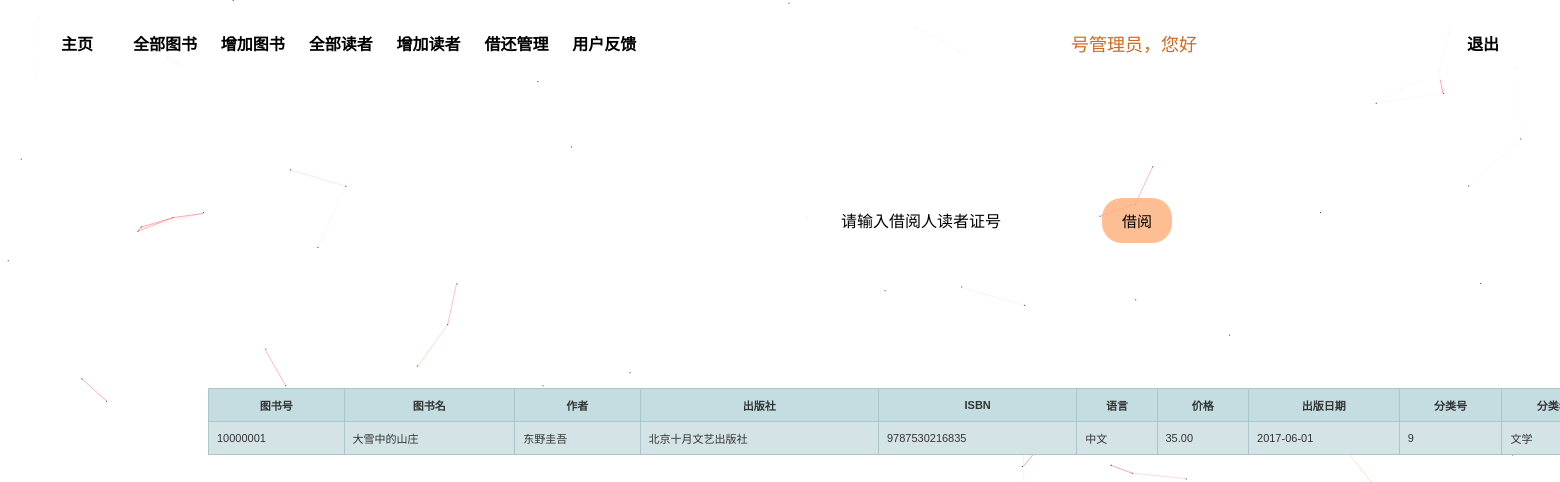
The app's page /admin_book_jiechu.php?id=10000001 with its own data.
### tables this page shows
CREATE TABLE `book_info` (
  `book_id` bigint(20) NOT NULL AUTO_INCREMENT,
  `name` varchar(50) NOT NULL,
  `author` varchar(50) NOT NULL,
  `publish` varchar(30) NOT NULL,
  `ISBN` varchar(13) NOT NULL,
  `introduction` text,
  `language` varchar(10) NOT NULL,
  `price` decimal(10,2) NOT NULL,
  `pubdate` date DEFAULT NULL,
  `class_id` int(11) DEFAULT NULL,
  `pressmark` int(11) DEFAULT NULL,
  `state` smallint(6) DEFAULT NULL,
  PRIMARY KEY (`book_id`)
);

CREATE TABLE `class_info` (
  `class_id` int(11) NOT NULL,
  `class_name` varchar(45) NOT NULL,
  PRIMARY KEY (`class_id`)
);

### admin_book_jiechu.php (the view, shortened to what this page needs)
<?php
$userid=$_SESSION['userid'];
include ('mysqli_connect.php');
$bookid=$_GET['id'];
?>
<!DOCTYPE html>
<html lang="en">
<head>
    <link rel="stylesheet" href="top.css">
</head>
<body>
    <div style="height: 70px;background-color: rgba(255,255,255,0.85);left: 0.5%;right: 0.5%;position:fixed;top: 10px;z-index: 9999;min-width: 800px;width: auto 0;border-radius: 20px;">
        <div class="span-content">
            <span class="titleSpan titleSpanHover" style="left: 2%;transform: translate(-2%,0);">
                <a href="admin_index.php" class="topP">主页</a>
            </span>
            <span class="titleSpan titleSpanHover" style="left: 8%;transform: translate(-8%,0);">
                <a href="admin_book.php" class="topP">全部图书</a>
            </span>
            <span class="titleSpan titleSpanHover" style="left: 14%;transform: translate(-14%,0);">
                <a href="admin_book_add.php" class="topP">增加图书</a>
            </span>
            <span class="titleSpan titleSpanHover" style="left: 20%;transform: translate(-20%,0);">
                <a href="admin_reader.php" class="topP">全部读者</a>
            </span>
            <span class="titleSpan titleSpanHover" style="left: 26%;transform: translate(-26%,0);">
                <a href="admin_reader_add.php" class="topP">增加读者</a>
            </span>
            <span class="titleSpan titleSpanHover" style="left: 32%;transform: translate(-32%,0);">
                <a href="admin_borrow_info.php" class="topP">借还管理</a>
            </span>
            <span class="titleSpan titleSpanHover" style="left: 38%;transform: translate(-38%,0);">
                <a href="admin_feedback.php" class="topP">用户反馈</a>
            </span>
            <div style="position:absolute;color: chocolate;line-height: 70px;right: 23%;font-size: 18px;"><?php echo $userid;  ?>号管理员，您好</div>
            <span class="titleSpan titleSpanHover1" style="right: 2%;transform: translate(2%,0);">
                <a class="topP1" href="index.php">退出</a>
            </span>
        </div>
    </div>
    <form  action="admin_book_jiechu.php?tsid=<?php echo $bookid; ?>" method="POST" style="position:absolute;margin-left:50%;margin-top:10%;transform:translate(-50%,0)">
        <div id="query">
            <label ><input  name="borrower" type="text" placeholder="请输入借阅人读者证号" style="height:45px;width:350px;font-size: 16px;text-align: center;outline: none;" class="inputLabel">
            <input type="submit" value="借阅" class="btn btn-default" style="height:45px;width:70px;border-radius:20px;outline:none;border:none;font-size: 15px;">
        </div>
    </form>
    <table  class='hovertable'>
    <tr>
        <th>图书号</th>
        <th>图书名</th>
        <th>作者</th>
        <th>出版社</th>
        <th>ISBN</th>
        <th>语言</th>
        <th>价格</th>
        <th>出版日期</th>
        <th>分类号</th>
        <th>分类名</th>
    </tr>
<?php
$sql="select book_id,name,author,publish,ISBN,language,price,pubdate,book_info.class_id,class_name,pressmark from book_info,class_info where book_info.class_id=class_info.class_id and book_info.book_id='{$bookid}'";
$res=mysqli_query($dbc,$sql);
    foreach ($res as $row){
        echo "<tr onmouseover=\"this.style.backgroundColor='#ffff66';\" onmouseout=\"this.style.backgroundColor='#d4e3e5';\">";
        echo "<td>{$row['book_id']}</td>";
        echo "<td>{$row['name']}</td>";
        echo "<td>{$row['author']}</td>";
        echo "<td>{$row['publish']}</td>";
        echo "<td>{$row['ISBN']}</td>";
        echo "<td>{$row['language']}</td>";
        echo "<td>{$row['price']}</td>";
        echo "<td>{$row['pubdate']}</td>";
        echo "<td>{$row['class_id']}</td>";
        echo "<td>{$row['class_name']}</td>";
        echo "</tr>";
    };
?>
    </table>
</body>
</html>

### top.css (style rules this page uses)
body { min-width: 1900px; }
.titleSpan { line-height: 70px;text-align: center;font-family:Microsoft YaHei;font-weight: bold; width: 80px;position: absolute;float: left; }
.topP { color: black;text-decoration: none;display: block;width: 100%;height:auto; }
.topP1 { color: black;text-decoration: none;display: block;width: 100%;height:auto; }

### admin_book_jiechu.php (style rules this page uses)
body { background: url("imgs/adminBG.jpg") no-repeat; background-size:cover; color: rgb(223, 167, 94); background-attachment: fixed; }
table { width:1500px }
table.hovertable { font-family: verdana,arial,sans-serif; font-size:11px; color:#333333; border-width: 1px; border-color: #999999; border-collapse: collapse; margin-left:50%; margin-top:20%; transform:translate(-50%,0); position:absolute; }
table.hovertable th { background-color:#c3dde0; border-width: 1px; padding: 8px; border-style: solid; border-color: #a9c6c9; }
table.hovertable tr { background-color:#d4e3e5; }
table.hovertable td { border-width: 1px; padding: 8px; border-style: solid; border-color: #a9c6c9; }
.inputLabel { border-radius: 30px;border-style: none;background-color: rgba(255,255,255,0.85); }
.inputLabel::placeholder { text-align: center;color: black;outline: none; }
.btn-default { background-color: rgba(252, 174, 119, 0.8); }

### records on screen
book_info: book_id "10000001", name "大雪中的山庄", author "东野圭吾", publish "北京十月文艺出版社", ISBN "9787530216835", language "中文", price "35.00", pubdate "2017-06-01", class "9", class.class_name "文学"
